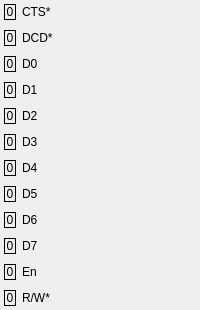
        <widget class="QWidget" name="right_pins" native="true">
         <property name="sizePolicy">
          <sizepolicy hsizetype="Preferred" vsizetype="Preferred">
           <horstretch>1</horstretch>
           <verstretch>0</verstretch>
          </sizepolicy>
         </property>
         <layout class="QVBoxLayout" name="verticalLayout_2">
          <property name="leftMargin">
           <number>2</number>
          </property>
          <property name="topMargin">
           <number>2</number>
          </property>
          <property name="rightMargin">
           <number>2</number>
          </property>
          <property name="bottomMargin">
           <number>2</number>
          </property>
          <item>
           <widget class="QWidget" name="pin_cts" native="true">
            <layout class="QHBoxLayout" name="horizontalLayout_19">
             <property name="spacing">
              <number>-1</number>
             </property>
             <property name="leftMargin">
              <number>2</number>
             </property>
             <property name="topMargin">
              <number>2</number>
             </property>
             <property name="rightMargin">
              <number>2</number>
             </property>
             <property name="bottomMargin">
              <number>2</number>
             </property>
             <item>
              <widget class="QLabel" name="lbl_cts_pin">
               <property name="minimumSize">
                <size>
                 <width>12</width>
                 <height>0</height>
                </size>
               </property>
               <property name="maximumSize">
                <size>
                 <width>12</width>
                 <height>16777215</height>
                </size>
               </property>
               <property name="frameShape">
                <enum>QFrame::Box</enum>
               </property>
               <property name="text">
                <string>0</string>
               </property>
               <property name="alignment">
                <set>Qt::AlignCenter</set>
               </property>
              </widget>
             </item>
             <item>
              <widget class="QLabel" name="lbl_cts">
               <property name="text">
                <string>CTS*</string>
               </property>
              </widget>
             </item>
            </layout>
           </widget>
          </item>
          <item>
           <widget class="QWidget" name="pin_dcd" native="true">
            <layout class="QHBoxLayout" name="horizontalLayout_18">
             <property name="leftMargin">
              <number>2</number>
             </property>
             <property name="topMargin">
              <number>2</number>
             </property>
             <property name="rightMargin">
              <number>2</number>
             </property>
             <property name="bottomMargin">
              <number>2</number>
             </property>
             <item>
              <widget class="QLabel" name="lbl_dcd_pin">
               <property name="minimumSize">
                <size>
                 <width>12</width>
                 <height>0</height>
                </size>
               </property>
               <property name="maximumSize">
                <size>
                 <width>12</width>
                 <height>16777215</height>
                </size>
               </property>
               <property name="frameShape">
                <enum>QFrame::Box</enum>
               </property>
               <property name="text">
                <string>0</string>
               </property>
               <property name="alignment">
                <set>Qt::AlignCenter</set>
               </property>
              </widget>
             </item>
             <item>
              <widget class="QLabel" name="lbl_dcd">
               <property name="text">
                <string>DCD*</string>
               </property>
              </widget>
             </item>
            </layout>
           </widget>
          </item>
          <item>
           <widget class="QWidget" name="d0" native="true">
            <layout class="QHBoxLayout" name="horizontalLayout_17">
             <property name="leftMargin">
              <number>2</number>
             </property>
             <property name="topMargin">
              <number>2</number>
             </property>
             <property name="rightMargin">
              <number>2</number>
             </property>
             <property name="bottomMargin">
              <number>2</number>
             </property>
             <item>
              <widget class="QLabel" name="lbl_d0">
               <property name="minimumSize">
                <size>
                 <width>12</width>
                 <height>0</height>
                </size>
               </property>
               <property name="maximumSize">
                <size>
                 <width>12</width>
                 <height>16777215</height>
                </size>
               </property>
               <property name="frameShape">
                <enum>QFrame::Box</enum>
               </property>
               <property name="text">
                <string>0</string>
               </property>
               <property name="alignment">
                <set>Qt::AlignCenter</set>
               </property>
              </widget>
             </item>
             <item>
              <widget class="QLabel" name="lbl_d0_pin">
               <property name="text">
                <string>D0</string>
               </property>
              </widget>
             </item>
            </layout>
           </widget>
          </item>
          <item>
           <widget class="QWidget" name="pin_d1" native="true">
            <layout class="QHBoxLayout" name="horizontalLayout_16">
             <property name="leftMargin">
              <number>2</number>
             </property>
             <property name="topMargin">
              <number>2</number>
             </property>
             <property name="rightMargin">
              <number>2</number>
             </property>
             <property name="bottomMargin">
              <number>2</number>
             </property>
             <item>
              <widget class="QLabel" name="lbl_d1_pin">
               <property name="minimumSize">
                <size>
                 <width>12</width>
                 <height>0</height>
                </size>
               </property>
               <property name="maximumSize">
                <size>
                 <width>12</width>
                 <height>16777215</height>
                </size>
               </property>
               <property name="frameShape">
                <enum>QFrame::Box</enum>
               </property>
               <property name="text">
                <string>0</string>
               </property>
               <property name="alignment">
                <set>Qt::AlignCenter</set>
               </property>
              </widget>
             </item>
             <item>
              <widget class="QLabel" name="lbl_d1">
               <property name="text">
                <string>D1</string>
               </property>
              </widget>
             </item>
            </layout>
           </widget>
          </item>
          <item>
           <widget class="QWidget" name="pin_d2" native="true">
            <layout class="QHBoxLayout" name="horizontalLayout_15">
             <property name="leftMargin">
              <number>2</number>
             </property>
             <property name="topMargin">
              <number>2</number>
             </property>
             <property name="rightMargin">
              <number>2</number>
             </property>
             <property name="bottomMargin">
              <number>2</number>
             </property>
             <item>
              <widget class="QLabel" name="lbl_d2_pin">
               <property name="minimumSize">
                <size>
                 <width>12</width>
                 <height>0</height>
                </size>
               </property>
               <property name="maximumSize">
                <size>
                 <width>12</width>
                 <height>16777215</height>
                </size>
               </property>
               <property name="frameShape">
                <enum>QFrame::Box</enum>
               </property>
               <property name="text">
                <string>0</string>
               </property>
               <property name="alignment">
                <set>Qt::AlignCenter</set>
               </property>
              </widget>
             </item>
             <item>
              <widget class="QLabel" name="lbl_d2">
               <property name="text">
                <string>D2</string>
               </property>
              </widget>
             </item>
            </layout>
           </widget>
          </item>
          <item>
           <widget class="QWidget" name="pin_d3" native="true">
            <layout class="QHBoxLayout" name="horizontalLayout_14">
             <property name="leftMargin">
              <number>2</number>
             </property>
             <property name="topMargin">
              <number>2</number>
             </property>
             <property name="rightMargin">
              <number>2</number>
             </property>
             <property name="bottomMargin">
              <number>2</number>
             </property>
             <item>
              <widget class="QLabel" name="lbl_d3_pin">
               <property name="minimumSize">
                <size>
                 <width>12</width>
                 <height>0</height>
                </size>
               </property>
               <property name="maximumSize">
                <size>
                 <width>12</width>
                 <height>16777215</height>
                </size>
               </property>
               <property name="frameShape">
                <enum>QFrame::Box</enum>
               </property>
               <property name="text">
                <string>0</string>
               </property>
               <property name="alignment">
                <set>Qt::AlignCenter</set>
               </property>
              </widget>
             </item>
             <item>
              <widget class="QLabel" name="lbl_d3">
               <property name="text">
                <string>D3</string>
               </property>
              </widget>
             </item>
            </layout>
           </widget>
          </item>
          <item>
           <widget class="QWidget" name="widget_7" native="true">
            <layout class="QHBoxLayout" name="horizontalLayout_13">
             <property name="leftMargin">
              <number>2</number>
             </property>
             <property name="topMargin">
              <number>2</number>
             </property>
             <property name="rightMargin">
              <number>2</number>
             </property>
             <property name="bottomMargin">
              <number>2</number>
             </property>
             <item>
              <widget class="QLabel" name="label_17">
               <property name="minimumSize">
                <size>
                 <width>12</width>
                 <height>0</height>
                </size>
               </property>
               <property name="maximumSize">
                <size>
                 <width>12</width>
                 <height>16777215</height>
                </size>
               </property>
               <property name="frameShape">
                <enum>QFrame::Box</enum>
               </property>
               <property name="text">
                <string>0</string>
               </property>
               <property name="alignment">
                <set>Qt::AlignCenter</set>
               </property>
              </widget>
             </item>
             <item>
              <widget class="QLabel" name="label_18">
               <property name="text">
                <string>D4</string>
               </property>
              </widget>
             </item>
            </layout>
           </widget>
          </item>
          <item>
           <widget class="QWidget" name="widget_6" native="true">
            <layout class="QHBoxLayout" name="horizontalLayout_12">
             <property name="leftMargin">
              <number>2</number>
             </property>
             <property name="topMargin">
              <number>2</number>
             </property>
             <property name="rightMargin">
              <number>2</number>
             </property>
             <property name="bottomMargin">
              <number>2</number>
             </property>
             <item>
              <widget class="QLabel" name="label_15">
               <property name="minimumSize">
                <size>
                 <width>12</width>
                 <height>0</height>
                </size>
               </property>
               <property name="maximumSize">
                <size>
                 <width>12</width>
                 <height>16777215</height>
                </size>
               </property>
               <property name="frameShape">
                <enum>QFrame::Box</enum>
               </property>
               <property name="text">
                <string>0</string>
               </property>
               <property name="alignment">
                <set>Qt::AlignCenter</set>
               </property>
              </widget>
             </item>
             <item>
              <widget class="QLabel" name="label_16">
               <property name="text">
                <string>D5</string>
               </property>
              </widget>
             </item>
            </layout>
           </widget>
          </item>
          <item>
           <widget class="QWidget" name="widget_5" native="true">
            <layout class="QHBoxLayout" name="horizontalLayout_11">
             <property name="leftMargin">
              <number>2</number>
             </property>
             <property name="topMargin">
              <number>2</number>
             </property>
             <property name="rightMargin">
              <number>2</number>
             </property>
             <property name="bottomMargin">
              <number>2</number>
             </property>
             <item>
              <widget class="QLabel" name="label_13">
               <property name="minimumSize">
                <size>
                 <width>12</width>
                 <height>0</height>
                </size>
               </property>
               <property name="maximumSize">
                <size>
                 <width>12</width>
                 <height>16777215</height>
                </size>
               </property>
               <property name="frameShape">
                <enum>QFrame::Box</enum>
               </property>
               <property name="text">
                <string>0</string>
               </property>
               <property name="alignment">
                <set>Qt::AlignCenter</set>
               </property>
              </widget>
             </item>
             <item>
              <widget class="QLabel" name="label_14">
               <property name="text">
                <string>D6</string>
               </property>
              </widget>
             </item>
            </layout>
           </widget>
          </item>
          <item>
           <widget class="QWidget" name="pin_d7" native="true">
            <layout class="QHBoxLayout" name="horizontalLayout_10">
             <property name="leftMargin">
              <number>2</number>
             </property>
             <property name="topMargin">
              <number>2</number>
             </property>
             <property name="rightMargin">
              <number>2</number>
             </property>
             <property name="bottomMargin">
              <number>2</number>
             </property>
             <item>
              <widget class="QLabel" name="lbl_d7_pin">
               <property name="minimumSize">
                <size>
                 <width>12</width>
                 <height>0</height>
                </size>
               </property>
               <property name="maximumSize">
                <size>
                 <width>12</width>
                 <height>16777215</height>
                </size>
               </property>
               <property name="frameShape">
                <enum>QFrame::Box</enum>
               </property>
               <property name="text">
                <string>0</string>
               </property>
               <property name="alignment">
                <set>Qt::AlignCenter</set>
               </property>
              </widget>
             </item>
             <item>
              <widget class="QLabel" name="lbl_d7">
               <property name="text">
                <string>D7</string>
               </property>
              </widget>
             </item>
            </layout>
           </widget>
          </item>
          <item>
           <widget class="QWidget" name="pin_enable" native="true">
            <layout class="QHBoxLayout" name="horizontalLayout_9">
             <property name="leftMargin">
              <number>2</number>
             </property>
             <property name="topMargin">
              <number>2</number>
             </property>
             <property name="rightMargin">
              <number>2</number>
             </property>
             <property name="bottomMargin">
              <number>2</number>
             </property>
             <item>
              <widget class="QLabel" name="lbl_enable_pin">
               <property name="minimumSize">
                <size>
                 <width>12</width>
                 <height>0</height>
                </size>
               </property>
               <property name="maximumSize">
                <size>
                 <width>12</width>
                 <height>16777215</height>
                </size>
               </property>
               <property name="frameShape">
                <enum>QFrame::Box</enum>
               </property>
               <property name="text">
                <string>0</string>
               </property>
               <property name="alignment">
                <set>Qt::AlignCenter</set>
               </property>
              </widget>
             </item>
             <item>
              <widget class="QLabel" name="lbl_enable">
               <property name="text">
                <string>En</string>
               </property>
              </widget>
             </item>
            </layout>
           </widget>
          </item>
          <item>
           <widget class="QWidget" name="pin_rw" native="true">
            <layout class="QHBoxLayout" name="horizontalLayout_8">
             <property name="leftMargin">
              <number>2</number>
             </property>
             <property name="topMargin">
              <number>2</number>
             </property>
             <property name="rightMargin">
              <number>2</number>
             </property>
             <property name="bottomMargin">
              <number>2</number>
             </property>
             <item>
              <widget class="QLabel" name="lbl_rw_pin">
               <property name="minimumSize">
                <size>
                 <width>12</width>
                 <height>0</height>
                </size>
               </property>
               <property name="maximumSize">
                <size>
                 <width>12</width>
                 <height>16777215</height>
                </size>
               </property>
               <property name="frameShape">
                <enum>QFrame::Box</enum>
               </property>
               <property name="text">
                <string>0</string>
               </property>
               <property name="alignment">
                <set>Qt::AlignCenter</set>
               </property>
              </widget>
             </item>
             <item>
              <widget class="QLabel" name="lbl_rw">
               <property name="text">
                <string>R/W*</string>
               </property>
              </widget>
             </item>
            </layout>
           </widget>
          </item>
         </layout>
        </widget>
